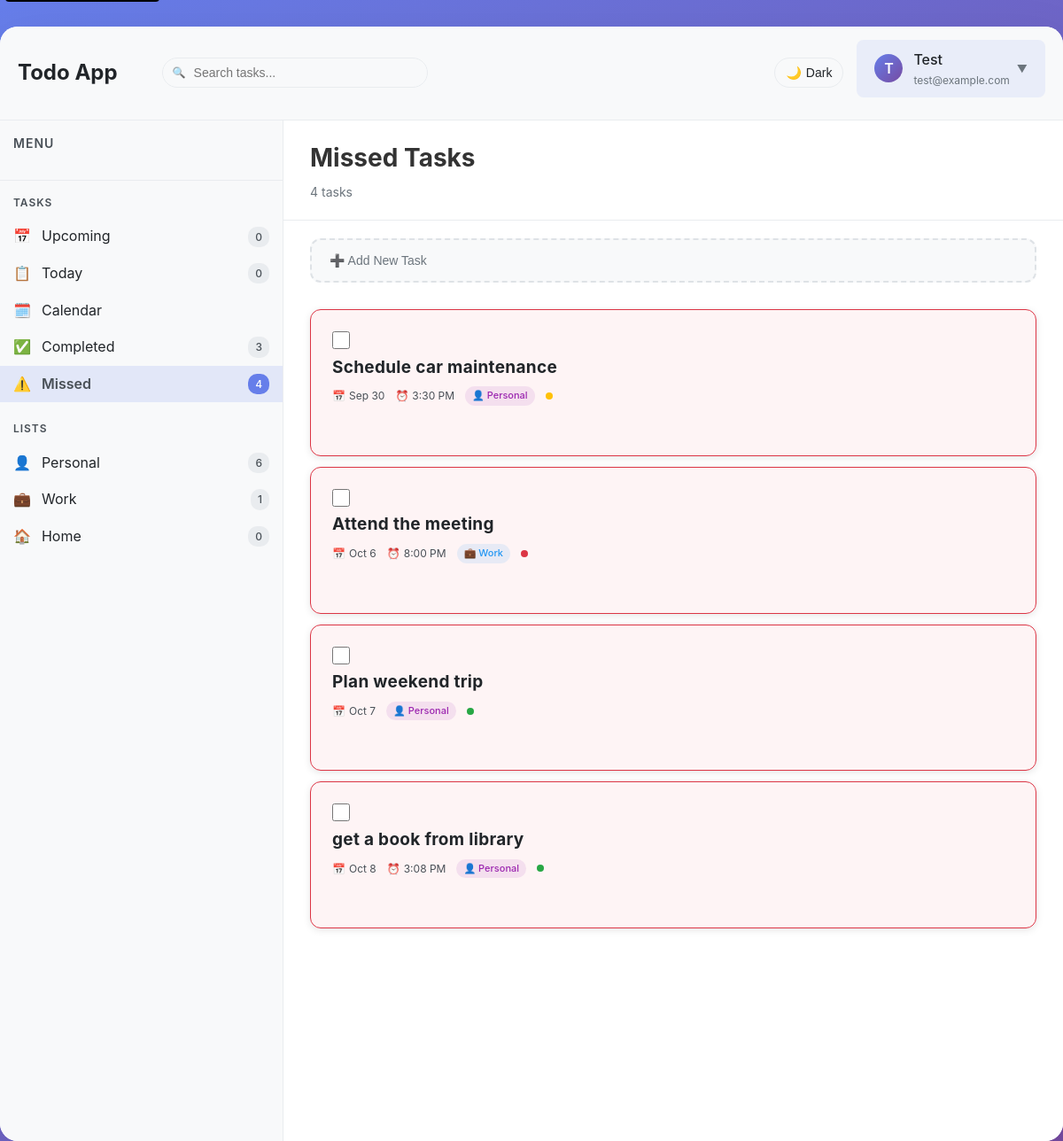
The page /?view=missed (signed in) on the database its author committed.
### myapp/models.py (models this page shows, shortened)
class Todo(models.Model):
    PRIORITY_CHOICES = [
        ('low', 'Low'),
        ('medium', 'Medium'),
        ('high', 'High'),
    ]
    CATEGORY_CHOICES = [
        ('work', 'Work'),
        ('home', 'Home'),
        ('personal', 'Personal'),
    ]
    user = models.ForeignKey(User, on_delete=models.CASCADE, related_name='todos')
    text = models.CharField(max_length=200)
    completed = models.BooleanField(default=False)
    due_date = models.DateField(null=True, blank=True)
    due_time = models.TimeField(null=True, blank=True)
    priority = models.CharField(max_length=10, choices=PRIORITY_CHOICES, default='medium')
    category = models.CharField(max_length=10, choices=CATEGORY_CHOICES, default='personal')
    created_at = models.DateTimeField(auto_now_add=True)
    updated_at = models.DateTimeField(auto_now=True)
    @property
    def category_icon(self):
        icons = {
            'work': '💼',
            'home': '🏠',
            'personal': '👤',
        }
        return icons.get(self.category, '📝')
    class Meta:
        ordering = ['due_date', '-created_at']

### myapp/views.py (the view, shortened to what this page needs)
# urls.py: 2. Add a URL to urlpatterns:  path('', views.home, name='home')
@login_required
def home(request):
    form = TodoForm()
    search_query = request.GET.get('search', '')
    category = request.GET.get('category', '')
    view = request.GET.get('view', '')
    user_todos = Todo.objects.filter(user=request.user)
    if search_query:
        user_todos = user_todos.filter(text__icontains=search_query)
    today = timezone.now().date()
    tomorrow = today + timedelta(days=1)
    today_todos = user_todos.filter(due_date=today) | user_todos.filter(due_date__isnull=True, created_at__date=today)
    tomorrow_todos = user_todos.filter(due_date=tomorrow)
    upcoming_todos = user_todos.filter(due_date__gt=tomorrow)
    overdue_todos = user_todos.filter(due_date__lt=today, completed=False)
    completed_todos = user_todos.filter(completed=True)
    if category:
        current_todos = user_todos.filter(category=category)
    elif view == 'upcoming':
        current_todos = upcoming_todos
    elif view == 'today':
        current_todos = today_todos
    elif view == 'completed':
        current_todos = completed_todos
    elif view == 'missed':
        current_todos = overdue_todos  # Missed tasks are overdue incomplete tasks
    else:
        current_todos = today_todos
    personal_count = user_todos.filter(category='personal').count()
    work_count = user_todos.filter(category='work').count()
    home_count = user_todos.filter(category='home').count()
    completed_count = user_todos.filter(completed=True).count()
    missed_count = user_todos.filter(due_date__lt=today, completed=False).count()
    context = {
        'form': form,
        'today_todos': today_todos,
        'tomorrow_todos': tomorrow_todos,
        'upcoming_todos': upcoming_todos,
        'overdue_todos': overdue_todos,
        'completed_todos': completed_todos,
        'current_todos': current_todos,
        'search_query': search_query,
        'category': category,
        'view': view,
        'today_date': today,
        'personal_count': personal_count,
        'work_count': work_count,
        'home_count': home_count,
        'completed_count': completed_count,
        'missed_count': missed_count,
    }
    return render(request, 'myapp/index_new.html', context)

### myapp/templates/myapp/index_new.html (shortened to what this page needs)
<!DOCTYPE html>
<html lang="en">
<head>
</head>
<body>
    <div class="app-container">
        <header class="top-menu">
            <div class="menu-left">
                <h1 class="menu-title">Todo App</h1>
                <form method="get" class="search-box" role="search">
                    <input type="text" name="search" id="search-input" class="search-input"
                           placeholder="Search tasks..." value="{{ search_query }}"
                           aria-label="Search through your tasks">
                    <span class="search-icon" aria-hidden="true">🔍</span>
                </form>
            </div>
            <div class="menu-right">
                <button class="theme-toggle" onclick="toggleTheme()"
                        aria-label="Toggle dark mode"
                        aria-pressed="false"
                        type="button">
                    <span id="theme-icon" aria-hidden="true">🌙</span>
                    <span id="theme-text">Dark</span>
                </button>
                <div class="user-info"
                     onclick="toggleProfileDropdown()"
                     role="button"
                     tabindex="0"
                     aria-expanded="false"
                     aria-haspopup="true"
                     aria-controls="profileDropdown"
                     onkeydown="handleProfileKeydown(event)">
                    <div class="user-avatar" aria-hidden="true">{{ user.first_name.0|default:user.username.0 }}</div>
                    <div class="user-details">
                        <div style="font-weight: 500;">{{ user.first_name|default:user.username }}</div>
                        <div style="font-size: 12px; color: #6c757d;">{{ user.email }}</div>
                    </div>
                    <span class="dropdown-arrow" aria-hidden="true">▼</span>
                </div>
            </div>
        </header>
        <div class="content-wrapper">
            <nav class="sidebar" role="navigation" aria-label="Main navigation">
                <div class="sidebar-header">
                    <h3 style="color: var(--text-secondary); font-size: 14px; font-weight: 600; text-transform: uppercase; letter-spacing: 1px; margin-bottom: 15px;">Menu</h3>
                </div>
            <div class="sidebar-nav">
                <div class="nav-section" role="group" aria-labelledby="tasks-heading">
                    <h4 id="tasks-heading" class="nav-section-title">Tasks</h4>
                    <a href="?view=upcoming" class="nav-item {% if view == 'upcoming' %}active{% endif %}"
                       {% if view == 'upcoming' %}aria-current="page"{% endif %}>
                        <div class="nav-item-content">
                            <span class="nav-item-icon" aria-hidden="true">📅</span>
                            <span>Upcoming</span>
                        </div>
                        <span class="nav-item-count" aria-label="{{ upcoming_todos|length }} upcoming tasks">{{ upcoming_todos|length }}</span>
                    </a>
                    <a href="?view=today" class="nav-item {% if view == 'today' or not view %}active{% endif %}"
                       {% if view == 'today' or not view %}aria-current="page"{% endif %}>
                        <div class="nav-item-content">
                            <span class="nav-item-icon" aria-hidden="true">📋</span>
                            <span>Today</span>
                        </div>
                        <span class="nav-item-count" aria-label="{{ today_todos|length }} tasks for today">{{ today_todos|length }}</span>
                    </a>
                    <a href="?view=calendar" class="nav-item">
                        <div class="nav-item-content">
                            <span class="nav-item-icon" aria-hidden="true">🗓️</span>
                            <span>Calendar</span>
                        </div>
                    </a>
                    <a href="?view=completed" class="nav-item {% if view == 'completed' %}active{% endif %}"
                       {% if view == 'completed' %}aria-current="page"{% endif %}>
                        <div class="nav-item-content">
                            <span class="nav-item-icon" aria-hidden="true">✅</span>
                            <span>Completed</span>
                        </div>
                        <span class="nav-item-count" aria-label="{{ completed_count }} completed tasks">{{ completed_count }}</span>
                    </a>
                    <a href="?view=missed" class="nav-item {% if view == 'missed' %}active{% endif %}"
                       {% if view == 'missed' %}aria-current="page"{% endif %}>
                        <div class="nav-item-content">
                            <span class="nav-item-icon" aria-hidden="true">⚠️</span>
                            <span>Missed</span>
                        </div>
                        <span class="nav-item-count" aria-label="{{ missed_count }} missed tasks">{{ missed_count }}</span>
                    </a>
                </div>
                <div class="nav-section" role="group" aria-labelledby="lists-heading">
                    <h4 id="lists-heading" class="nav-section-title">Lists</h4>
                    <a href="?category=personal" class="nav-item {% if category == 'personal' %}active{% endif %}"
                       {% if category == 'personal' %}aria-current="page"{% endif %}>
                        <div class="nav-item-content">
                            <span class="nav-item-icon" aria-hidden="true">👤</span>
                            <span>Personal</span>
                        </div>
                        <span class="nav-item-count" aria-label="{{ personal_count }} personal tasks">{{ personal_count }}</span>
                    </a>
                    <a href="?category=work" class="nav-item {% if category == 'work' %}active{% endif %}"
                       {% if category == 'work' %}aria-current="page"{% endif %}>
                        <div class="nav-item-content">
                            <span class="nav-item-icon" aria-hidden="true">💼</span>
                            <span>Work</span>
                        </div>
                        <span class="nav-item-count" aria-label="{{ work_count }} work tasks">{{ work_count }}</span>
                    </a>
                    <a href="?category=home" class="nav-item {% if category == 'home' %}active{% endif %}"
                       {% if category == 'home' %}aria-current="page"{% endif %}>
                        <div class="nav-item-content">
                            <span class="nav-item-icon" aria-hidden="true">🏠</span>
                            <span>Home</span>
                        </div>
                        <span class="nav-item-count" aria-label="{{ home_count }} home tasks">{{ home_count }}</span>
                    </a>
                </div>
            </div>
        </nav>
        <main class="main-content" id="main-content">
            <div class="main-header">
                <h1 class="main-title">
                    {% if category == 'work' %}Work Tasks
                    {% elif category == 'home' %}Home Tasks
                    {% elif category == 'personal' %}Personal Tasks
                    {% elif view == 'upcoming' %}Upcoming Tasks
                    {% elif view == 'completed' %}Completed Tasks
                    {% elif view == 'missed' %}Missed Tasks
                    {% else %}Today{% endif %}
                </h1>
                <div class="task-count">{{ current_todos|length }} tasks</div>
            </div>
            <div class="content-area">
                <section class="add-task-section" aria-labelledby="add-task-heading">
                    <button class="add-task-btn" onclick="toggleAddForm()" aria-expanded="false" aria-controls="addTaskForm">
                        ➕ Add New Task
                    </button>
                </section>
                <section aria-labelledby="task-list-heading">
                    <ul class="task-list">
                    {% for todo in current_todos %}
                    <li class="task-item {% if todo.completed %}completed{% endif %} {% if todo.due_date < today_date and not todo.completed %}overdue{% endif %}">
                        <article class="task-article" aria-labelledby="task-{{ todo.id }}-text">
                        <form method="post" action="{% url 'toggle_todo' todo.id %}" style="margin: 0;">
                            <input type="checkbox" id="task-checkbox-{{ todo.id }}" class="task-checkbox"
                                   onchange="this.form.submit();"
                                   aria-describedby="task-{{ todo.id }}-text">
                        </form>
                        <div class="task-content">
                            <h3 id="task-{{ todo.id }}-text" class="task-text">{{ todo.text }}</h3>
                            <div class="task-meta">
                                {% if todo.due_date %}
                                <div class="task-date">
                                    <span>📅</span>
                                    <span>{{ todo.due_date|date:"M j" }}</span>
                                </div>
                                {% endif %}
                                {% if todo.due_time %}
                                <div class="task-date">
                                    <span>⏰</span>
                                    <span>{{ todo.due_time|time:"g:i A" }}</span>
                                </div>
                                {% endif %}
                                <div class="task-category category-{{ todo.category }}">
                                    {{ todo.category_icon }} {{ todo.get_category_display }}
                                </div>
                                <div class="priority-dot priority-{{ todo.priority }}"></div>
                            </div>
                        </div>
                        </article>
                    </li>
                    {% empty %}
                    <li class="empty-state">
                        <div class="empty-icon">📝</div>
                        <div>No tasks yet. Click "Add New Task" to get started!</div>
                    </li>
                    {% endfor %}
                </ul>
                </section>
            </div>
        </main>
    </div>
</body>
</html>

### rows shown on the page
Todo: text "Schedule car maintenance", due_date "Sep 30", due_time "3:30 PM", category_icon "👤", category "Personal"
Todo: text "Attend the meeting", due_date "Oct 6", due_time "8:00 PM", category_icon "💼", category "Work"
Todo: text "Plan weekend trip", due_date "Oct 7", category_icon "👤", category "Personal"
Todo: text "get a book from library", due_date "Oct 8", due_time "3:08 PM", category_icon "👤", category "Personal"

### other values the page prints
{{ user.first_name.0|default:user.username.0 }} "T"
{{ user.first_name|default:user.username }} "Test"
{{ user.email }} "test@example.com"
{{ upcoming_todos|length }} "0"
{{ today_todos|length }} "0"
{{ completed_count }} "3"
{{ missed_count }} "4"
{{ personal_count }} "6"
{{ work_count }} "1"
{{ home_count }} "0"
{{ current_todos|length }} "4"
